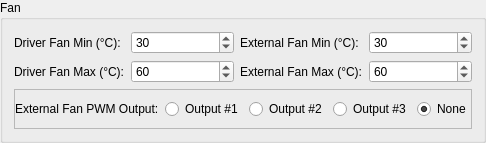
             <widget class="QGroupBox" name="configure_fan_box">
              <property name="title">
               <string>Fan</string>
              </property>
              <layout class="QGridLayout" name="gridLayout_13" columnstretch="0,10,0,10,0,0">
               <item row="1" column="1">
                <widget class="QSpinBox" name="configure_fan_driver_max_box">
                 <property name="specialValueText">
                  <string/>
                 </property>
                 <property name="maximum">
                  <number>150</number>
                 </property>
                 <property name="value">
                  <number>60</number>
                 </property>
                </widget>
               </item>
               <item row="0" column="2">
                <widget class="QLabel" name="configure_fan_external_min_label">
                 <property name="text">
                  <string>External Fan Min (°C):</string>
                 </property>
                </widget>
               </item>
               <item row="0" column="0">
                <widget class="QLabel" name="configure_fan_driver_min_label">
                 <property name="text">
                  <string>Driver Fan Min (°C):</string>
                 </property>
                </widget>
               </item>
               <item row="0" column="1">
                <widget class="QSpinBox" name="configure_fan_driver_min_box">
                 <property name="specialValueText">
                  <string/>
                 </property>
                 <property name="maximum">
                  <number>150</number>
                 </property>
                 <property name="value">
                  <number>30</number>
                 </property>
                </widget>
               </item>
               <item row="1" column="2">
                <widget class="QLabel" name="configure_fan_external_max_label">
                 <property name="text">
                  <string>External Fan Max (°C):</string>
                 </property>
                </widget>
               </item>
               <item row="2" column="0" colspan="6">
                <widget class="QFrame" name="configure_fan_external_output_frame">
                 <property name="frameShape">
                  <enum>QFrame::StyledPanel</enum>
                 </property>
                 <property name="frameShadow">
                  <enum>QFrame::Raised</enum>
                 </property>
                 <layout class="QGridLayout" name="gridLayout_22" columnstretch="1,1,1,1,1">
                  <property name="leftMargin">
                   <number>0</number>
                  </property>
                  <property name="rightMargin">
                   <number>0</number>
                  </property>
                  <item row="0" column="1">
                   <widget class="QRadioButton" name="configure_fan_external_output1_box">
                    <property name="text">
                     <string>Output #1</string>
                    </property>
                    <attribute name="buttonGroup">
                     <string notr="true">ext_fan_button_group</string>
                    </attribute>
                   </widget>
                  </item>
                  <item row="0" column="2">
                   <widget class="QRadioButton" name="configure_fan_external_output2_box">
                    <property name="text">
                     <string>Output #2</string>
                    </property>
                    <attribute name="buttonGroup">
                     <string notr="true">ext_fan_button_group</string>
                    </attribute>
                   </widget>
                  </item>
                  <item row="0" column="0">
                   <widget class="QLabel" name="configure_fan_external_output_label">
                    <property name="text">
                     <string>External Fan PWM Output:</string>
                    </property>
                   </widget>
                  </item>
                  <item row="0" column="3">
                   <widget class="QRadioButton" name="configure_fan_external_output3_box">
                    <property name="text">
                     <string>Output #3</string>
                    </property>
                    <attribute name="buttonGroup">
                     <string notr="true">ext_fan_button_group</string>
                    </attribute>
                   </widget>
                  </item>
                  <item row="0" column="4">
                   <widget class="QRadioButton" name="configure_fan_external_no_output_box">
                    <property name="text">
                     <string>None</string>
                    </property>
                    <property name="checked">
                     <bool>true</bool>
                    </property>
                    <attribute name="buttonGroup">
                     <string notr="true">ext_fan_button_group</string>
                    </attribute>
                   </widget>
                  </item>
                 </layout>
                </widget>
               </item>
               <item row="1" column="0">
                <widget class="QLabel" name="configure_fan_driver_max_label">
                 <property name="text">
                  <string>Driver Fan Max (°C):</string>
                 </property>
                </widget>
               </item>
               <item row="1" column="3" colspan="3">
                <widget class="QSpinBox" name="configure_fan_external_max_box">
                 <property name="specialValueText">
                  <string/>
                 </property>
                 <property name="maximum">
                  <number>150</number>
                 </property>
                 <property name="value">
                  <number>60</number>
                 </property>
                </widget>
               </item>
               <item row="0" column="3" colspan="3">
                <widget class="QSpinBox" name="configure_fan_external_min_box">
                 <property name="specialValueText">
                  <string/>
                 </property>
                 <property name="maximum">
                  <number>150</number>
                 </property>
                 <property name="value">
                  <number>30</number>
                 </property>
                </widget>
               </item>
              </layout>
             </widget>
